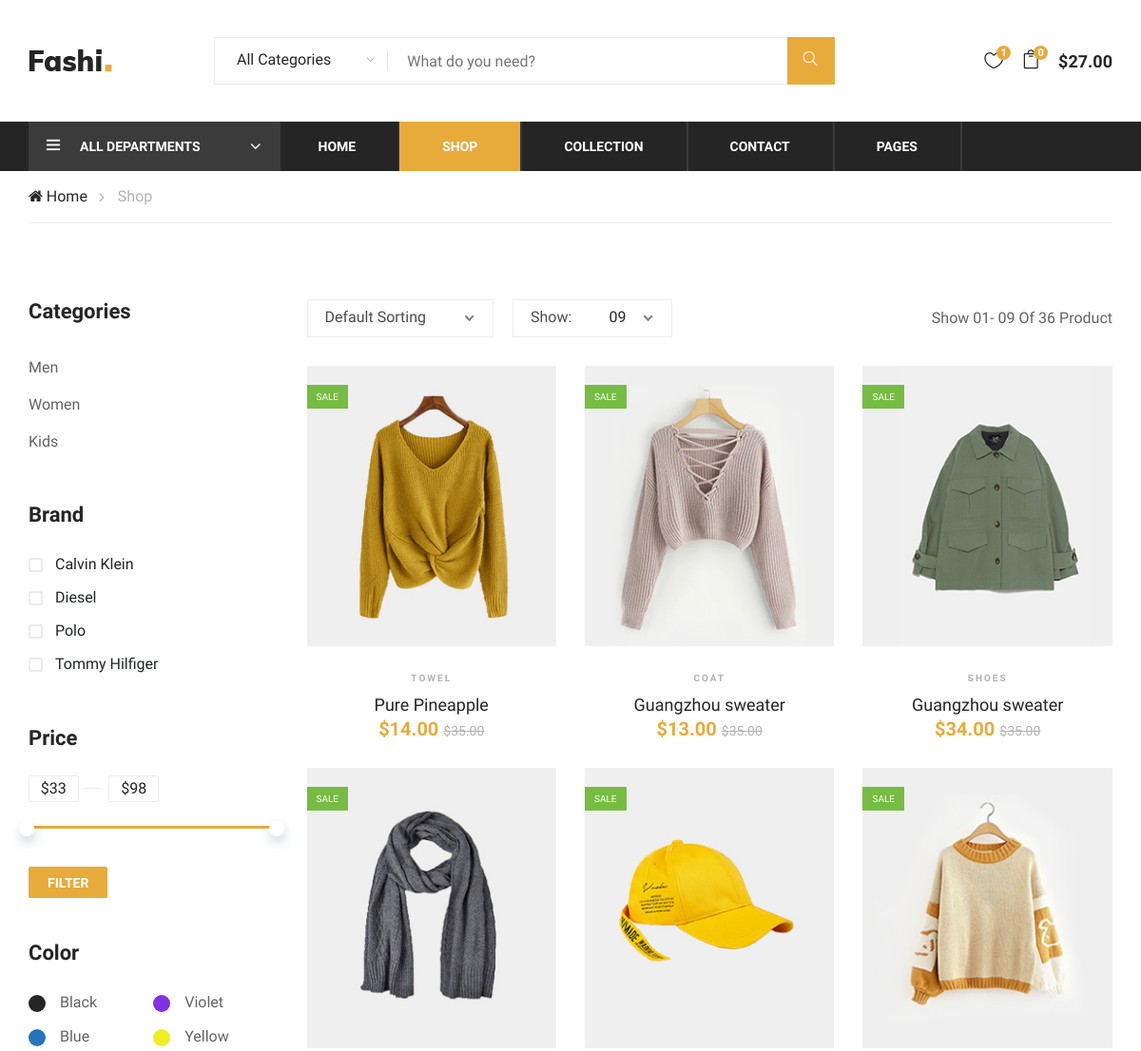
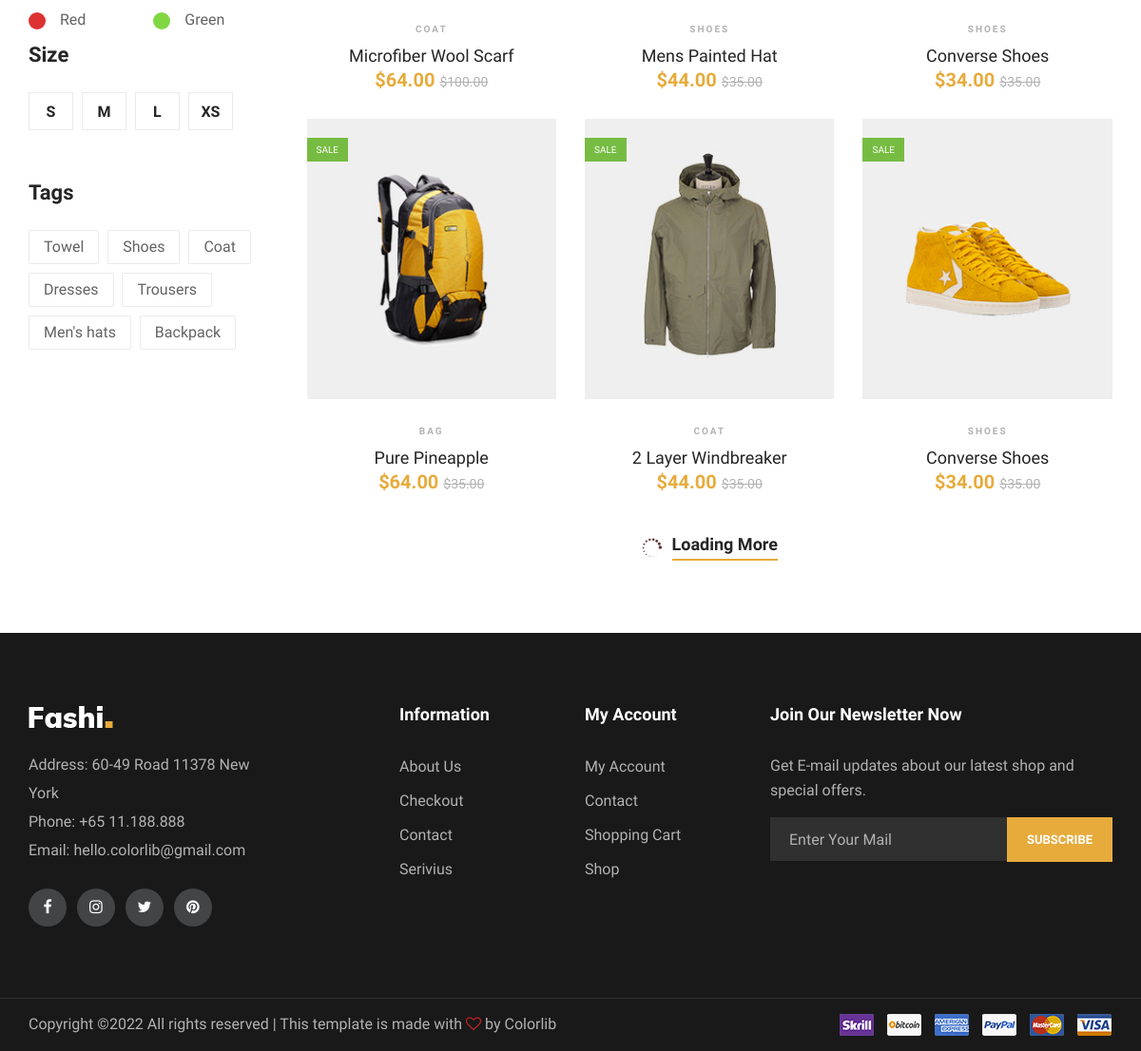
Screenshot of /Shop.php with the database file from the repository (2 pictures, top to bottom).
### tables this page shows
CREATE TABLE `stock` (
  `id` int(255) NOT NULL,
  `image_name` varchar(255) NOT NULL,
  `image_path` varchar(255) NOT NULL,
  `category` varchar(255) NOT NULL,
  `current_price` varchar(255) NOT NULL,
  `initial_price` varchar(255) NOT NULL
);

### config/db.php (called while the page is built, shortened)
<?php
    class DB {
        public $conn;
        public function __construct($host = 'localhost', $user = 'root', $password = '', $dbname = 'podeuro') {
            $this->host = $host;
            $this->user = $user;
            $this->password = $password;
            $this->dbname = $dbname;
            $this->conn = new mysqli($this->host, $this->user, $this->password, $this->dbname) or die("Failed to connect to MySQLi" . $this->conn->connect_error);
        }
        public function GetProductsFrom($tablename = 'stock') {
            $query = "SELECT * FROM {$tablename}";
            $stmt = $this->conn->prepare($query);
            $stmt->execute();
            return $stmt->get_result();
        }
    }

### config/component.php (the view)
<?php
    function component($id, $image_name, $image_path, $category, $current_price, $initial_price) {
        $element = "
            <div class='col-lg-4 col-sm-6'>
                    <div class='product-item'>
                        <div class='pi-pic'>
                            <img src='$image_path' alt=''>
                            <div class='sale'>sale</div>
                            <div class='icon'>
                                <i class='icon_heart_alt'></i>
                            </div>
                            <ul>
                                <form class='form-submit'>
                                    <input type='hidden' name='product_id' value='$id' />
                                    <input type='hidden' name='product_name' value='$image_name' />
                                    <input type='hidden' name='price' value='$current_price' />
                                    <input type='hidden' name='image_path' value='$image_path' />
                                    <li class='w-icon active'><button class='addBtn special-btn'><i class='icon_bag_alt'></i></button></li>
                                    <li class='quick-view'><a href='#'>+ Quick View</a></li>
                                    <li class='w-icon active'><a><i class='fa fa-random'></i></a></li>
                                </form>
                            </ul>
                        </div>
                        <div class='pi-text'>
                            <div class='catagory-name'>$category</div>
                            <a class='block2-name' href='#'>
                                <h5>$image_name</h5>
                            </a>
                            <div class='product-price'>
                                $$current_price
                                <span>$$initial_price</span>
                            </div>
                        </div>
                    </div>
            </div>
        ";
        echo $element;
    }

### Shop.php (shortened to what this page needs)
<?php
    require 'config/db.php';
    require 'config/component.php';
    $db = new DB();
    $products = $db->GetProductsFrom('stock');
    ?>
<?php include 'navLinks.php'; ?>
<body>
    <?php include 'header.php'; ?>
    <div class="breacrumb-section">
        <div class="container">
            <div class="row">
                <div class="col-lg-12">
                    <div class="breadcrumb-text">
                        <a href="#"><i class="fa fa-home"></i> Home</a>
                        <span>Shop</span>
                    </div>
                </div>
            </div>
        </div>
    </div>
    <section class="product-shop spad">
        <div class="container">
            <div class="row">
                <div class="col-lg-3 col-md-6 col-sm-8 order-2 order-lg-1 produts-sidebar-filter">
                    <div class="filter-widget">
                        <h4 class="fw-title">Categories</h4>
                        <ul class="filter-catagories">
                            <li><a href="#">Men</a></li>
                            <li><a href="#">Women</a></li>
                            <li><a href="#">Kids</a></li>
                        </ul>
                    </div>
                    <div class="filter-widget">
                        <h4 class="fw-title">Brand</h4>
                        <div class="fw-brand-check">
                            <div class="bc-item">
                                <label for="bc-calvin">
                                    Calvin Klein
                                    <span class="checkmark"></span>
                                </label>
                            </div>
                            <div class="bc-item">
                                <label for="bc-diesel">
                                    Diesel
                                    <span class="checkmark"></span>
                                </label>
                            </div>
                            <div class="bc-item">
                                <label for="bc-polo">
                                    Polo
                                    <span class="checkmark"></span>
                                </label>
                            </div>
                            <div class="bc-item">
                                <label for="bc-tommy">
                                    Tommy Hilfiger
                                    <span class="checkmark"></span>
                                </label>
                            </div>
                        </div>
                    </div>
                    <div class="filter-widget">
                        <h4 class="fw-title">Price</h4>
                        <div class="filter-range-wrap">
                            <div class="range-slider">
                                <div class="price-input">
                                    <input type="text" id="minamount">
                                    <input type="text" id="maxamount">
                                </div>
                            </div>
                            <div class="price-range ui-slider ui-corner-all ui-slider-horizontal ui-widget ui-widget-content"
                                data-min="33" data-max="98">
                                <span tabindex="0" class="ui-slider-handle ui-corner-all ui-state-default"></span>
                                <span tabindex="0" class="ui-slider-handle ui-corner-all ui-state-default"></span>
                            </div>
                        </div>
                        <a href="#" class="filter-btn">Filter</a>
                    </div>
                    <div class="filter-widget">
                        <h4 class="fw-title">Color</h4>
                        <div class="fw-color-choose">
                            <div class="cs-item">
                                <label class="cs-black" for="cs-black">Black</label>
                            </div>
                            <div class="cs-item">
                                <label class="cs-violet" for="cs-violet">Violet</label>
                            </div>
                            <div class="cs-item">
                                <label class="cs-blue" for="cs-blue">Blue</label>
                            </div>
                            <div class="cs-item">
                                <label class="cs-yellow" for="cs-yellow">Yellow</label>
                            </div>
                            <div class="cs-item">
                                <label class="cs-red" for="cs-red">Red</label>
                            </div>
                            <div class="cs-item">
                                <label class="cs-green" for="cs-green">Green</label>
                            </div>
                        </div>
                    </div>
                    <div class="filter-widget">
                        <h4 class="fw-title">Size</h4>
                        <div class="fw-size-choose">
                            <div class="sc-item">
                                <label for="s-size">s</label>
                            </div>
                            <div class="sc-item">
                                <label for="m-size">m</label>
                            </div>
                            <div class="sc-item">
                                <label for="l-size">l</label>
                            </div>
                            <div class="sc-item">
                                <label for="xs-size">xs</label>
                            </div>
                        </div>
                    </div>
                    <div class="filter-widget">
                        <h4 class="fw-title">Tags</h4>
                        <div class="fw-tags">
                            <a href="#">Towel</a>
                            <a href="#">Shoes</a>
                            <a href="#">Coat</a>
                            <a href="#">Dresses</a>
                            <a href="#">Trousers</a>
                            <a href="#">Men's hats</a>
                            <a href="#">Backpack</a>
                        </div>
                    </div>
                </div>
                <div class="col-lg-9 order-1 order-lg-2">
                    <div class="product-show-option">
                        <div class="row">
                            <div class="col-lg-7 col-md-7">
                                <div class="select-option">
                                </div>
                            </div>
                            <div class="col-lg-5 col-md-5 text-right">
                                <p>Show 01- 09 Of 36 Product</p>
                            </div>
                        </div>
                    </div>
                    <div class="product-list">
                        <div class="row">
                            <?php while($product = $products->fetch_assoc()) :?>
                                <?php component($product['id'], $product['image_name'], $product['image_path'], $product['category'], $product['current_price'], $product['initial_price']) ;?>
                            <?php endwhile; ?>
                        </div>
                    </div>
                    <div class="loading-more">
                        <i class="icon_loading"></i>
                        <a href="#">
                            Loading More
                        </a>
                    </div>
                </div>
            </div>
        </div>
    </section>
    <?php include 'footer.php'; ?>
</body>
</html>

### rows the page displays
stock: image_path (picture), category "TOWEL", image_name "Pure Pineapple", current_price "14.00", initial_price "35.00"
stock: image_path (picture), category "COAT", image_name "Guangzhou sweater", current_price "13.00", initial_price "35.00"
stock: image_path (picture), category "SHOES", image_name "Guangzhou sweater", current_price "34.00", initial_price "35.00"
stock: image_path (picture), category "COAT", image_name "Microfiber Wool Scarf", current_price "64.00", initial_price "100.00"
stock: image_path (picture), category "SHOES", image_name "Mens Painted Hat", current_price "44.00", initial_price "35.00"
stock: image_path (picture), category "SHOES", image_name "Converse Shoes", current_price "34.00", initial_price "35.00"
stock: image_path (picture), category "BAG", image_name "Pure Pineapple", current_price "64.00", initial_price "35.00"
stock: image_path (picture), category "COAT", image_name "2 Layer Windbreaker", current_price "44.00", initial_price "35.00"
stock: image_path (picture), category "SHOES", image_name "Converse Shoes", current_price "34.00", initial_price "35.00"

### other values shown
$total "27"
